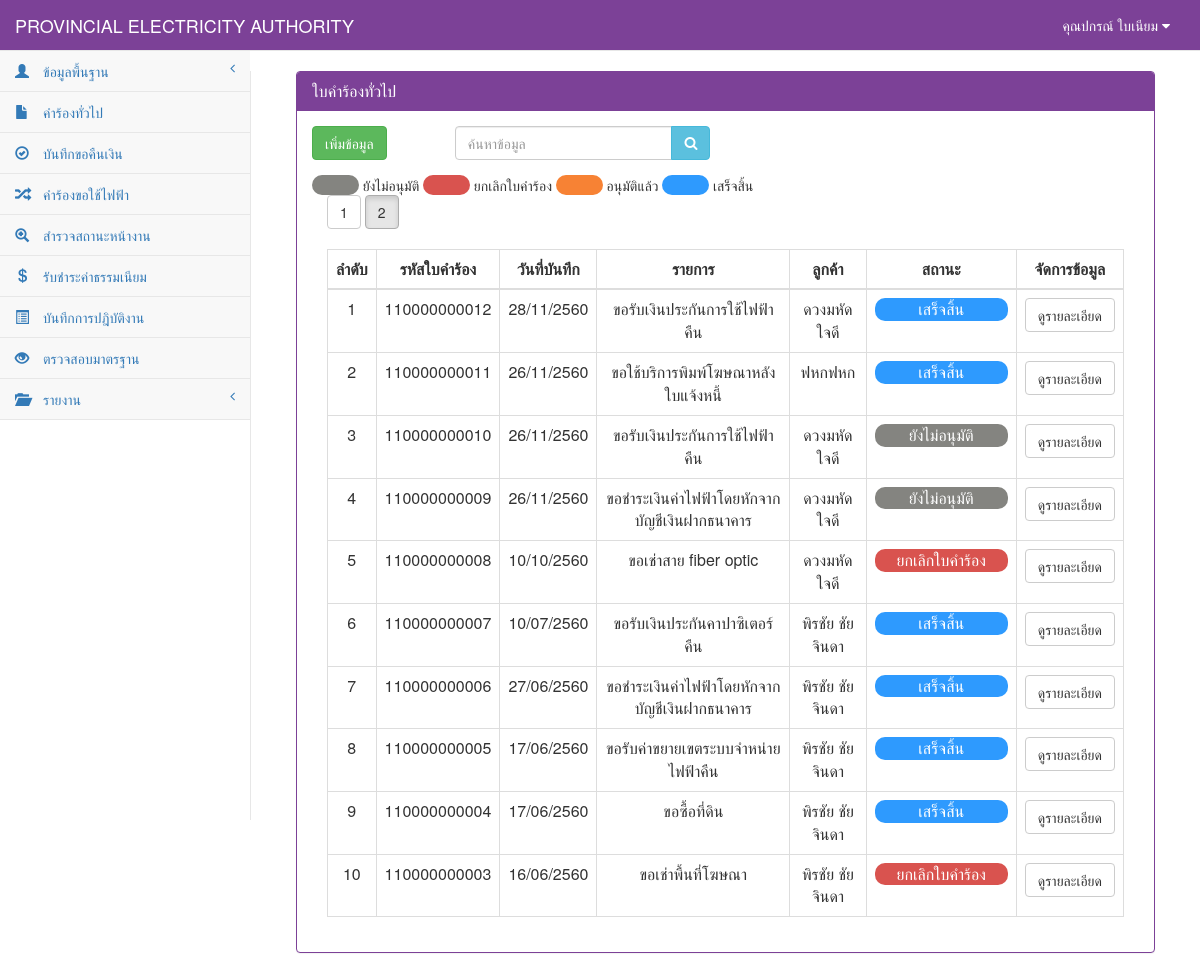
/RequestGeneral_show.php (signed in), run on the app's committed database.
### tables this page shows
CREATE TABLE `tb_user` (
  `user_id` char(13) NOT NULL,
  `user_code` char(13) NOT NULL,
  `user_first` int(1) NOT NULL,
  `user_name` varchar(50) NOT NULL,
  `user_last` varchar(50) NOT NULL,
  `user_add` text NOT NULL,
  `user_tel` char(10) NOT NULL,
  `user_pos` int(1) NOT NULL,
  `user_pass` varchar(12) NOT NULL,
  PRIMARY KEY  (`user_id`)
);

CREATE TABLE `tb_general` (
  `rg_id` char(12) NOT NULL,
  `rg_date` date NOT NULL,
  `rg_branch` varchar(50) NOT NULL,
  `user_id` char(13) NOT NULL,
  `cus_id` char(13) NOT NULL,
  `rg_place_type` int(1) NOT NULL,
  `rg_place_other` varchar(50) NOT NULL,
  `rg_place_name` varchar(50) NOT NULL,
  `rg_place_homeid` varchar(20) NOT NULL,
  `rg_place_number` varchar(20) NOT NULL,
  `rg_place_village` varchar(20) NOT NULL,
  `rg_place_room` varchar(10) NOT NULL,
  `rg_place_floor` varchar(5) NOT NULL,
  `rg_place_alley` varchar(50) NOT NULL,
  `rg_place_alleyway` varchar(50) NOT NULL,
  `rg_place_road` varchar(50) NOT NULL,
  `rg_place_villno` varchar(2) NOT NULL,
  `rg_place_district` varchar(30) NOT NULL,
  `rg_place_canton` varchar(30) NOT NULL,
  `rg_place_province` varchar(30) NOT NULL,
  `rg_place_post` varchar(10) NOT NULL,
  `rg_place_tel` char(10) NOT NULL,
  `rg_place_fax` char(10) NOT NULL,
  `rg_place_email` varchar(30) NOT NULL,
  `rg_place_service` varchar(10) NOT NULL,
  `rg_contact_place` varchar(100) NOT NULL,
  `rg_contact_homeid` varchar(20) NOT NULL,
  `rg_contact_number` varchar(20) NOT NULL,
  `rg_contact_village` varchar(20) NOT NULL,
  `rg_contact_room` varchar(10) NOT NULL,
  `rg_contact_floor` varchar(5) NOT NULL,
  `rg_contact_alley` varchar(50) NOT NULL,
  `rg_contact_alleyway` varchar(50) NOT NULL,
  `rg_contact_road` varchar(50) NOT NULL,
  `rg_contact_villno` varchar(2) NOT NULL,
  `rg_contact_district` varchar(30) NOT NULL,
  `rg_contact_canton` varchar(30) NOT NULL,
  `rg_contact_province` varchar(30) NOT NULL,
  `rg_contact_post` varchar(10) NOT NULL,
  `rg_contact_tel` char(10) NOT NULL,
  `rg_contact_fax` char(10) NOT NULL,
  `rg_contact_email` varchar(30) NOT NULL,
  `rg_want_type` int(2) NOT NULL,
  `rg_want_other` varchar(100) NOT NULL,
  `rg_detail` varchar(100) NOT NULL,
  `rg_money` int(5) NOT NULL,
  `rg_status` int(1) NOT NULL,
  PRIMARY KEY  (`rg_id`)
);

CREATE TABLE `tb_customer` (
  `cus_id` char(13) NOT NULL,
  `cus_first` int(2) NOT NULL,
  `cus_name` varchar(50) NOT NULL,
  `cus_type` varchar(30) NOT NULL,
  `cus_code` char(9) NOT NULL,
  `cus_tax` char(13) NOT NULL,
  `cus_homeid` varchar(20) NOT NULL,
  `cus_number` varchar(20) NOT NULL,
  `cus_village` varchar(20) NOT NULL,
  `cus_room` varchar(10) NOT NULL,
  `cus_floor` varchar(5) NOT NULL,
  `cus_alley` varchar(50) NOT NULL,
  `cus_alleyway` varchar(50) NOT NULL,
  `cus_road` varchar(50) NOT NULL,
  `cus_vilno` varchar(2) NOT NULL,
  `cus_district` varchar(30) NOT NULL,
  `cus_canton` varchar(30) NOT NULL,
  `cus_province` varchar(30) NOT NULL,
  `cus_post` varchar(10) NOT NULL,
  `cus_tel` char(10) NOT NULL,
  `cus_fax` char(10) NOT NULL,
  `cus_email` varchar(30) NOT NULL,
  PRIMARY KEY  (`cus_id`)
);

### connect_db.php (called while the page is built, shortened)
<?php
$dbname="pea";
$limit=10;
?>

### RequestGeneral_show.php (the view, shortened to what this page needs)
<?php
include "connect_db.php";
function Dateim($mydate){
    $d=split("-",$mydate);
    $mydate=$d[2]."/".$d[1]."/".($d[0]+543);
    return "$mydate";
}
?>
<!DOCTYPE html>
<html>
<head>
    <link href="vendor/bootstrap/css/bootstrap.css" rel="stylesheet">
    <link href="vendor/metisMenu/metisMenu.css" rel="stylesheet">
    <link href="dist/css/sb-admin-2.css" rel="stylesheet">
    <link href="vendor/font-awesome/css/font-awesome.css" rel="stylesheet" type="text/css">
</head>
<body>
<?php include "header.php";?>
<?php
    include"sidebar.php";
?>
    <div id="page-wrapper">
        <div class="col-sm-12 ">
            <div class="panel panel-primary">
                <div class="panel-heading">
                    <h2 class="panel-title">ใบคำร้องทั่วไป</h2>
                </div>
            <div class="panel-body">
                <div class="row">
                    <div class="col-sm-2">
                        <a href="RequestGeneral.php"><input type="button" value="เพิ่มข้อมูล" class="btn  btn-success"></a>
                    </div>
                    <div class="col-sm-4">
                        <form name="frmSearch" method="POST">
                            <div class="form-group input-group">
                                <input type="search" name="search" class="form-control" placeholder="ค้นหาข้อมูล">
                                <span class="input-group-btn">
                                    <button class="btn btn-info" type="submit" style="height:34px;"><i class="fa fa-search"></i></button>
                                </span>
                            </div>
                        </form>
                    </div>
                </div>
                <div class="row">
                    <div class="col-md-12">
                        <span style="background-color: #848480; border-radius:10px;">&nbsp;&nbsp;&nbsp;&nbsp;&nbsp;&nbsp;&nbsp;&nbsp;&nbsp;&nbsp;&nbsp;&nbsp;</span>
                        <span>ยังไม่อนุมัติ</span>
                        <span style="background-color: #d9534f; border-radius:10px;">&nbsp;&nbsp;&nbsp;&nbsp;&nbsp;&nbsp;&nbsp;&nbsp;&nbsp;&nbsp;&nbsp;&nbsp;</span>
                        <span>ยกเลิกใบคำร้อง</span>
                        <span style="background-color: #F78234; border-radius:10px;">&nbsp;&nbsp;&nbsp;&nbsp;&nbsp;&nbsp;&nbsp;&nbsp;&nbsp;&nbsp;&nbsp;&nbsp;</span>
                        <span>อนุมัติแล้ว</span>
                        <span style="background-color: #2E9AFE; border-radius:10px;">&nbsp;&nbsp;&nbsp;&nbsp;&nbsp;&nbsp;&nbsp;&nbsp;&nbsp;&nbsp;&nbsp;&nbsp;</span>
                        <span>เสร็จสิ้น</span>
                    </div>
                </div>
            <div class="col-sm-12">
                <div class="table-responsive">
                    <?php
                        $sql_all_rows="select * from tb_general order by rg_id";
                        $result_all_rows=mysql_db_query($dbname,$sql_all_rows);
                        $rows=mysql_num_rows($result_all_rows);
                        $total_page=ceil($rows/$limit);
                        if($_GET[start]==""){ $start="1"; }else{ $start=$_GET[start]; }
                    ?>
                    <?php
                    for($i=1;$i<=$total_page;$i++){
                            if($start==$i){
                                    echo "<a href='RequestGeneral_show.php?start=".$i."&limit=".$limit."'><button class='btn btn-default '>".$i."</button></a>&nbsp;";
                            }else{
                                    echo "<a href='RequestGeneral_show.php?start=".$i."&limit=".$limit."' c><button class='btn btn-default active'>".$i."</button></a>&nbsp;";
                            }
                    }
                    ?> <br><br>
                    <table width="100%" class="table table-bordered table-hover">
                        <thead>
                            <tr>
                                <th class=" text-center" >ลำดับ</th>
                                <th class=" text-center" >รหัสใบคำร้อง</th>
                                <th class=" text-center" >วันที่บันทึก</th>
                                <th class=" text-center" >รายการ</th>
                                <th class=" text-center" >ลูกค้า</th>
                                <th class=" text-center" style="min-width: 150"  >สถานะ</th>
                                <th class=" text-center">จัดการข้อมูล</th>
                            </tr>
                        </thead>
                            <tbody>
                            <?php
                                if($_GET[start]=="" || $_GET[start]=="1"){
                                        $page="0";
                                }else{
                                        $page=($_GET[start]-1)*$limit;
                                }
                                $sql="select * from tb_general where rg_id like '%".$_POST[search]."%' order by rg_id desc limit $page,$limit ";
                                $result=mysql_db_query($dbname,$sql);
                                    if(mysql_num_rows($result)>0){
                                        while($array=mysql_fetch_array($result)){
                                            $page++;
                                            $sqlcus="select * from tb_customer where cus_id='".$array[cus_id]."'";
                                            $resultcus=mysql_db_query($dbname,$sqlcus);
                                            $arraycus=mysql_fetch_array($resultcus);
                                            if($array[rg_want_type]==0){
                                                $want="ขอรับเงินประกันการใช้ไฟฟ้าคืน";
                                            }elseif($array[rg_want_type]==1){
                                                $want="ขอรับเงินประกันคาปาซิเตอร์คืน";
                                            }elseif($array[rg_want_type]==2){
                                                $want="ขอรับเงินประกันหม้อแปลงไฟฟ้าคืน";
                                            }elseif($array[rg_want_type]==3){
                                                $want="ขอรับค่าขยายเขตระบบจำหน่ายไฟฟ้าคืน";
                                            }elseif($array[rg_want_type]==4){
                                                $want="ขอใช้บริการพิมพ์โฆษณาหลังใบแจ้งหนี้";
                                            }elseif($array[rg_want_type]==5){
                                                $want="ขอชำระเงินค่าไฟฟ้าโดยหักจากบัญชีเงินฝากธนาคาร";
                                            }elseif($array[rg_want_type]==6){
                                                $want="ขอเช่าพื้นที่โฆษณา";
                                            }elseif($array[rg_want_type]==7){
                                                $want="ขอเช่าพาดสายโทรนาคม";
                                            }elseif($array[rg_want_type]==8){
                                                $want="ขอเช่าสาย fiber optic";
                                            }elseif($array[rg_want_type]==9){
                                                $want="ขอเช่าที่ดิน";
                                            }elseif($array[rg_want_type]==10){
                                                $want="ขอซื้อที่ดิน";
                                            }elseif($array[rg_want_type]==11){
                                                $want="ขอใช้ไฟฟ้าที่ กฟภ. สนับสนุน";
                                            }else{
                                               $want=$array[rg_want_other];
                                            }
                                            if($array[rg_status]==0){
                                                $status="#848480";
                                                $label="ยังไม่อนุมัติ";
                                            }elseif($array[rg_status]==1){
                                               $status="#F78234";
                                               $label="อนุมัติแล้ว";
                                            }elseif($array[rg_status]==2){
                                               $status="#d9534f";
                                              $label="ยกเลิกใบคำร้อง";
                                            }elseif($array[rg_status]==3){
                                              $status="#2E9AFE";
                                               $label="เสร็จสิ้น";
                                            }
                            ?>
                                    <tr>
                                        <td class="text-center"><?=$page?></td>
                                            <td class=" text-center"><?=$array[rg_id]?></td>
                                            <td class=" text-center"><?= Dateim($array[rg_date]);?></td>
                                            <td class=" text-center"><?=$want?></td>
                                            <td class="text-center"><?=$arraycus[cus_name]?></td>
                                            <td class="text-center"><div style="border-radius:10px; background-color: <?=$status?>; color: white;"><?=$label?></div></td>
                                            <td align="center">
                                                <div class="btn-group">
                                                    <a class="btn btn-default" href="RequestGeneral_detail.php?rg_id=<?=$array[rg_id]?>" >ดูรายละเอียด</a>
                                                </div>
                                            </td>
                                    </tr>
                                    <?php
                                        }
                                            }else{
                                    ?>
                                    <tr><td colspan="8" align="center">ไม่พบข้อมูล</td></tr>
                                    <?
                                            }
                                    ?>
                            </tbody>
                    </table>
                </div>
            </div>
        </div>
        </div>
    </div>
</div>
</body>
</html>

### header.php (shortened to what this page needs)
<?php
$sqluser="select *from tb_user where user_id='".$_SESSION[loginid]."'";
$reuser=mysql_db_query($dbname,$sqluser);
$user=mysql_fetch_array($reuser);
?>
<nav style="background-color:#7c4197;" class="navbar navbar-default navbar-static-top" role="navigation" style="margin-bottom: 0" >
            <div class="navbar-header" >
                <a class="navbar-brand" style="color: White" href="index.php">PROVINCIAL ELECTRICITY AUTHORITY</a>
            </div>
            <ul class="nav navbar-top-links navbar-right" >
                 <li class="dropdown">
                     <a style="color: White" class="dropdown-toggle" data-toggle="dropdown" href="#">
                        คุณ<?=$user[user_name]?> <?=$user[user_last]?>
                        <i class="fa fa-caret-down"></i>
                    </a>
                </li>
            </ul>

### data on the page
tb_user: user_name "ปกรณ์", user_last "ใบเนียม"
tb_general: rg_id "110000000012", rg_date "28/11/2560", rg_want_type "ขอรับเงินประกันการใช้ไฟฟ้าคืน", cus.cus_name "ดวงมหัด ใจดี", rg_status "เสร็จสิ้น"
tb_general: rg_id "110000000011", rg_date "26/11/2560", rg_want_type "ขอใช้บริการพิมพ์โฆษณาหลังใบแจ้งหนี้", cus.cus_name "ฟหกฟหก", rg_status "เสร็จสิ้น"
tb_general: rg_id "110000000010", rg_date "26/11/2560", rg_want_type "ขอรับเงินประกันการใช้ไฟฟ้าคืน", cus.cus_name "ดวงมหัด ใจดี", rg_status "ยังไม่อนุมัติ"
tb_general: rg_id "110000000009", rg_date "26/11/2560", rg_want_type "ขอชำระเงินค่าไฟฟ้าโดยหักจากบัญชีเงินฝากธนาคาร", cus.cus_name "ดวงมหัด ใจดี", rg_status "ยังไม่อนุมัติ"
tb_general: rg_id "110000000008", rg_date "10/10/2560", rg_want_type "ขอเช่าสาย fiber optic", cus.cus_name "ดวงมหัด ใจดี", rg_status "ยกเลิกใบคำร้อง"
tb_general: rg_id "110000000007", rg_date "10/07/2560", rg_want_type "ขอรับเงินประกันคาปาซิเตอร์คืน", cus.cus_name "พิรชัย ชัยจินดา", rg_status "เสร็จสิ้น"
tb_general: rg_id "110000000006", rg_date "27/06/2560", rg_want_type "ขอชำระเงินค่าไฟฟ้าโดยหักจากบัญชีเงินฝากธนาคาร", cus.cus_name "พิรชัย ชัยจินดา", rg_status "เสร็จสิ้น"
tb_general: rg_id "110000000005", rg_date "17/06/2560", rg_want_type "ขอรับค่าขยายเขตระบบจำหน่ายไฟฟ้าคืน", cus.cus_name "พิรชัย ชัยจินดา", rg_status "เสร็จสิ้น"
tb_general: rg_id "110000000004", rg_date "17/06/2560", rg_want_type "ขอซื้อที่ดิน", cus.cus_name "พิรชัย ชัยจินดา", rg_status "เสร็จสิ้น"
tb_general: rg_id "110000000003", rg_date "16/06/2560", rg_want_type "ขอเช่าพื้นที่โฆษณา", cus.cus_name "พิรชัย ชัยจินดา", rg_status "ยกเลิกใบคำร้อง"
